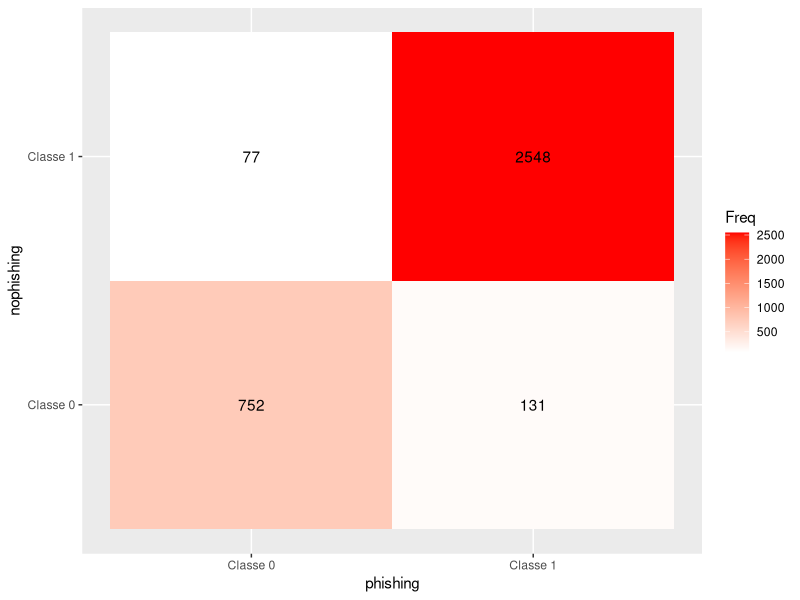
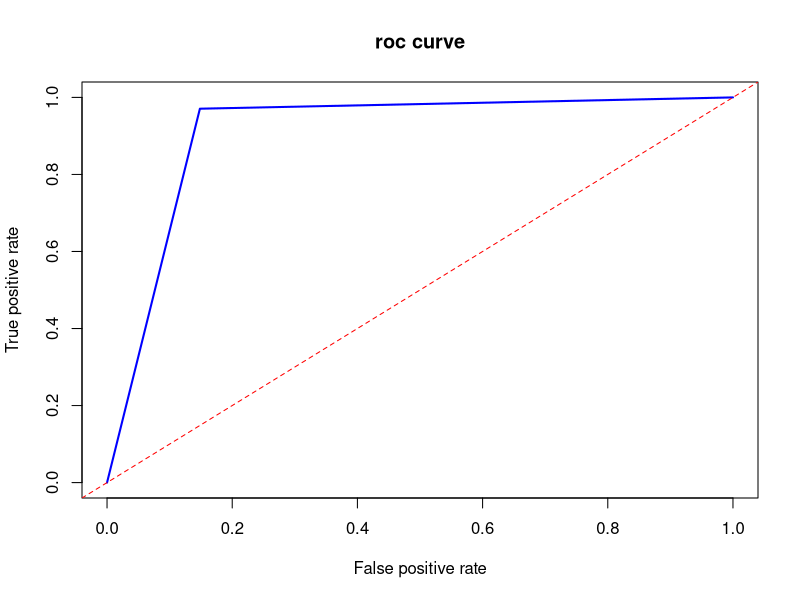

Generate these figures, in order, with R:
#Carico librerie necessarie
library(ggplot2)
library(tidyverse)
library(glmnet)
library(caret)
library(dplyr)
library(ROCR)

#Carico il csv con i dati, scelto dataset di filtraggio.R
#data <- read.csv("dataset_filtraggio_finale.csv", sep = ",")
#data_no_dup <- data %>% distinct()
data1 <- read.csv("dataset_filtraggio_finale2.csv", sep = ",")
data_no_dup1 <- data1 %>% distinct()

#Conversione della colonna label a factor per la classificazione binaria
#data_no_dup$label <- factor(data_no_dup$label, levels = c("0", "1"))
data_no_dup1$label <- factor(data_no_dup1$label, levels = c("0", "1"))

#Splitting in train e testset
#trainIndex <- createDataPartition(y = data_no_dup$label, p = 0.8, list = FALSE)
#train <- data_no_dup[trainIndex, ]
#testing <- data_no_dup[-trainIndex, ]

trainIndex1 <- createDataPartition(y = data_no_dup1$label, p = 0.8, list = FALSE)
train1 <- data_no_dup1[trainIndex1, ]
testing1 <- data_no_dup1[-trainIndex1, ]

#DATA PRE-PROCESSING APPLICAZIONE SCALING PIU' CENTERING DEI DATI
#pre_processor_values <- preProcess(train, method = c("center", "scale"))
#train_pre_processed <- predict(pre_processor_values, train)
#testing_pre_processed <- predict(pre_processor_values, testing)

pre_processor_values1 <- preProcess(train1, method = c("center", "scale"))
train_pre_processed1 <- predict(pre_processor_values1, train1)
testing_pre_processed1 <- predict(pre_processor_values1, testing1)

#Train and tuning del modello KNN
#trctrl <- trainControl(method = "repeatedcv", number = 10, repeats = 4)
#knn_model <- train(label ~., data = train_pre_processed, method = "knn", trControl = trctrl, tuneGrid = data.frame(k = c(3, 5, 7, 9, 11, 13)))
#knn_model

trctrl1 <- trainControl(method = "repeatedcv", number = 10, repeats = 4)
knn_model1 <- train(label ~., data = train_pre_processed1, method = "knn", trControl = trctrl1, tuneGrid = data.frame(k = c(3, 5, 7, 9, 11, 13)))
knn_model1

#Generazione delle predizioni del modello addestrato
#test_pred <- predict(knn_model, newdata = testing_pre_processed)
test_pred1 <- predict(knn_model1, newdata = testing_pre_processed1)

#Valutazione performance su testset tramite metodo di caret confusion matrix
#cm <- confusionMatrix(test_pred, testing_pre_processed$label, mode = "everything")
cm1 <- confusionMatrix(test_pred1, testing_pre_processed1$label, mode = "everything")
cm1

#Plotting della confusion Matrix
#cm_to_plot <- as.data.frame(cm$table)
#plot_cm <- ggplot(cm_to_plot, aes(Prediction, Reference, fill = Freq)) +
#  geom_tile() +
#  geom_text(aes(label = Freq)) +
#  scale_fill_gradient(low = "white", high = "red") +
#  labs(x = "phishing", y = "nophishing") +
#  scale_x_discrete(labels = c("Classe 0", "Classe 1")) +
#  scale_y_discrete(labels = c("Classe 0", "Classe 1"))

#ggsave(paste0("model_performance_plot/", "confusionmatrix_k5_filtraggio1.png"), plot = plot_cm)

cm1_to_plot  <- as.data.frame(cm1$table)
plot_cm1 <- ggplot(cm1_to_plot, aes(Prediction, Reference, fill = Freq)) +
  geom_tile() +
  geom_text(aes(label = Freq)) +
  scale_fill_gradient(low = "white", high = "red") +
  labs(x = "phishing", y = "nophishing") +
  scale_x_discrete(labels = c("Classe 0", "Classe 1")) +
  scale_y_discrete(labels = c("Classe 0", "Classe 1")) 

ggsave(paste0("model_performance_plot/", "confusionmatrix_k3_filtraggio2.png"), plot = plot_cm1)


#Conversione a vettore numerico delle predizioni e uso dell'oggetto prediction
#per il calcolo del tpr e fpr 
#pred_num <- as.numeric(test_pred)
pred_num1 <- as.numeric(test_pred1)

#pred <- prediction(pred_num, testing_pre_processed$label)
pred1 <- prediction(pred_num1, testing_pre_processed1$label)

#Calcolo del true positive rate e false positive rate
#performance_roc <- performance(pred, "tpr", "fpr")
performance_roc1 <- performance(pred1, "tpr", "fpr")

#Plot e salvataggio della roc curve 
#png(paste0("model_performance_plot/", "roc_curve_k5_filtraggio1.png"), width = 800, height = 600)


#plot(performance_roc, col = "blue", lwd = 2, main = "roc curve")
#abline(a = 0, b = 1, col = "red", lty = 2)
#dev.off()

png(paste0("model_performance_plot/", "roc_curve_k3_filtraggio2.png"), width = 800, height = 600)
plot(performance_roc1, col = "blue", lwd = 2, main = "roc curve")
abline(a = 0, b = 1, col = "red", lty = 2)
dev.off()
